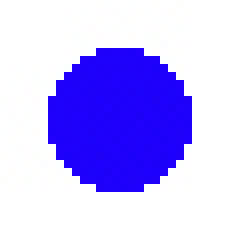
#> input picture 2_features/images/hog_test/circle.jpg, 30 x 30 px (shown 8 times larger); its folder holds only this picture in this run
$ python 2_features_4.py   (older library calls are emulated)
#> lines starting #> are read from the running program, lines starting #| are printed output that depends on the picture; after the words box and inside, x2 and y2 are one past the last pixel; in counts of white or black regions, pixels touching at a corner belong together
#> further down, test is the input picture: shape (30, 30, 3); mean B, G, R 253.7, 182.5, 190.9
import numpy as np
import cv2
import glob
import matplotlib
matplotlib.use('TkAgg')
import matplotlib.pyplot as plt

###############################################################
#
# Write your own descriptor / Histogram of Oriented Gradients
#
###############################################################


def plot_histogram(hist, bins):
    width = 0.7 * (bins[1] - bins[0])
    center = (bins[:-1] + bins[1:]) / 2
    plt.bar(center, hist, align='center', width=width)
    plt.show()


def compute_simple_hog(imgcolor, keypoints):
    # convert color to gray image and extract feature in gray
    img_grey = cv2.cvtColor(imgcolor, cv2.COLOR_BGR2GRAY)
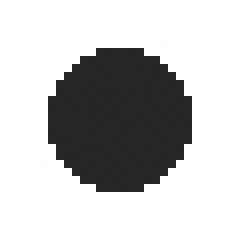
#> img_grey: shape (30, 30) (shown 8 times larger); min 37, max 255, mean 193.1

    # compute x and y gradients
    sobelx = cv2.Sobel(img_grey, cv2.CV_64F, 1, 0, ksize=5)
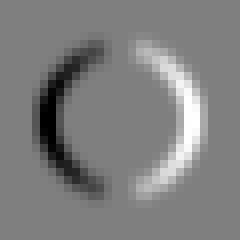
#> sobelx: shape (30, 30) float64 (shown 8 times larger); min -10420, max 10431, mean 0.7; drawn with min black and max white
    sobely = cv2.Sobel(img_grey, cv2.CV_64F, 0, 1, ksize=5)
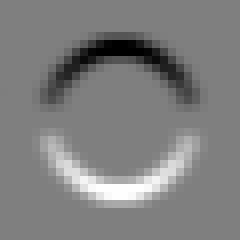
#> sobely: shape (30, 30) float64 (shown 8 times larger); min -10416, max 10431, mean 0.6; drawn with min black and max white

    # compute magnitude and angle of the gradients
    magnitudes = cv2.magnitude(sobelx, sobely)
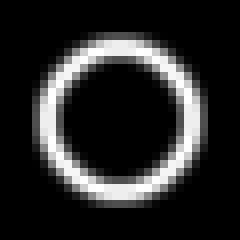
#> magnitudes: shape (30, 30) float64 (shown 8 times larger); min 0, max 11132.3, mean 1750.8; drawn with min black and max white
    # angles = cv2.phase(sobelx, sobely, angleInDegrees=True)
    angles = cv2.phase(sobelx, sobely)
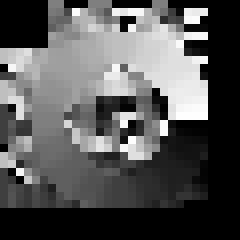
#> angles: shape (30, 30) float64 (shown 8 times larger); min 0, max 6.28, mean 2.12; drawn with min black and max white

    # go through all keypoints and and compute feature vector
    descr = np.zeros((len(keypoints), 8), np.float32)
    count = 0
    for kp in keypoints:
        # create histogram of angle in sub window BUT only where magnitude of gradients is non zero! Why? Find an
        # answer to that question use np.histogram
        sub_window_magnitudes = magnitudes[10:20:, 10:20:]
        sub_window_angles = angles[10:20:, 10:20:]
        angle_for_histogram = np.extract(sub_window_magnitudes, sub_window_angles)

        # print("collected angles: ", angle_for_histogram)
        (hist, bins) = np.histogram(angle_for_histogram, np.linspace(0, 2 * np.pi, 9))
        # print("histogram: ", hist)

        plot_histogram(hist, bins)
        descr[count] = hist
        count += 1
#> this loop made 1 pass
#> (hist, bins, width in plot_histogram, center in plot_histogram) on pass 1: ([18, 11, 5, 16, 19, 10, 10, 11], [0, 0.785, 1.57, 2.36, 3.14, 3.93, 4.71, 5.5, 6.28], 0.55, [0.393, 1.18, 1.96, 2.75, 3.53, 4.32, 5.11, 5.89])
#> pass 1, in plot_histogram, `plt.show()`:
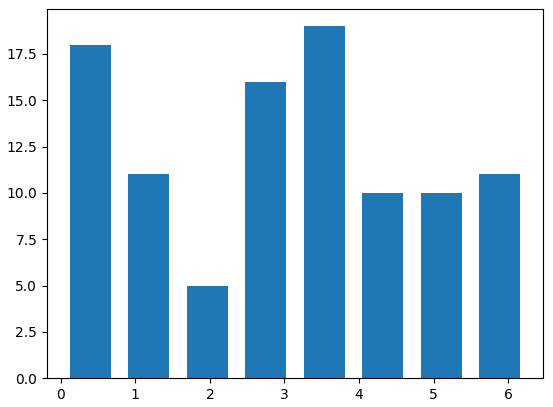
#> figure drawn by matplotlib, 1 panel; tallest bar 19 high, from x = 3.26 to 3.81
#> after the loop, count = 1

    return descr


keypoints = [cv2.KeyPoint(15, 15, 11)]

# test for all test images
images = glob.glob('./images/hog_test/*.jpg')
for img in images:
    print("for img: ", img)
    test = cv2.imread(img)
    descriptor = compute_simple_hog(test, keypoints)
    print(descriptor)
#| [[18. 11.  5. 16. 19. 10. 10. 11.]]

$ run again, on 2_features/images/hog_test/diag.jpg
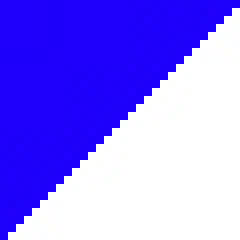
#> input picture 2_features/images/hog_test/diag.jpg, 30 x 30 px (shown 8 times larger)
#> test is the input picture: shape (30, 30, 3); mean B, G, R 252.9, 123.3, 138.9
#> in compute_simple_hog, `angles = cv2.phase(sobelx, sobely)`:
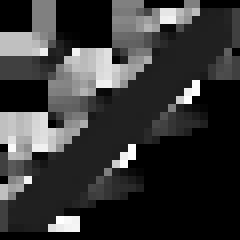
#> angles: shape (30, 30) float64 (shown 8 times larger); min 0, max 6.24, mean 1.34; drawn with min black and max white
#> the loop in compute_simple_hog, `for kp in keypoints:` made 1 pass
#> (hist, bins, width in plot_histogram, center in plot_histogram) on pass 1: ([43, 37, 3, 1, 4, 2, 1, 5], [0, 0.785, 1.57, 2.36, 3.14, 3.93, 4.71, 5.5, 6.28], 0.55, [0.393, 1.18, 1.96, 2.75, 3.53, 4.32, 5.11, 5.89])
#> pass 1, in plot_histogram, `plt.show()`:
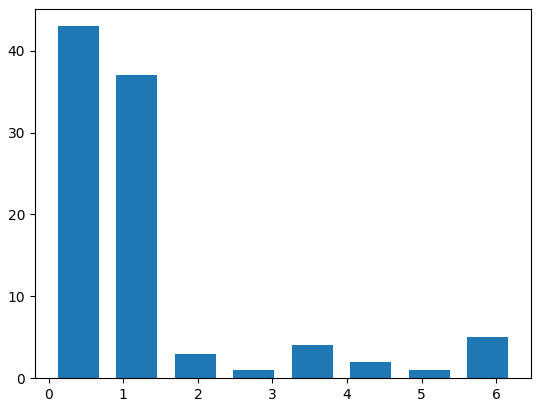
#> figure drawn by matplotlib, 1 panel; tallest bar 43 high, from x = 0.118 to 0.668
#> after the loop in compute_simple_hog, `for kp in keypoints:`: count = 1
#| [[43. 37.  3.  1.  4.  2.  1.  5.]]

$ run again, on 2_features/images/hog_test/horiz.jpg
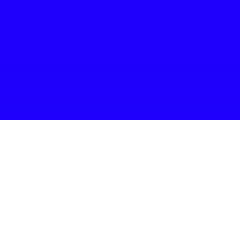
#> input picture 2_features/images/hog_test/horiz.jpg, 30 x 30 px (shown 8 times larger)
#> test is the input picture: shape (30, 30, 3); mean B, G, R 253.3, 127.6, 142.9
#> in compute_simple_hog, `img_grey = cv2.cvtColor(imgcolor, cv2.COLOR_BGR2GRAY)`:
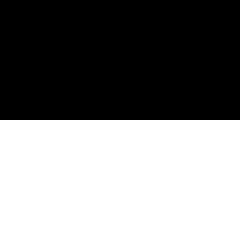
#> img_grey: shape (30, 30) (shown 8 times larger); values 38 (black) and 255 (white), 50% white; 1 white region, box (x1, y1, x2, y2) and area: (0, 15, 30, 30) 450
#> sobelx: shape (30, 30) float64; every value is 0
#> angles: shape (30, 30) float64; values 0 (black) and 1.57 (white), 13.3% white; 1 white region, box (x1, y1, x2, y2) and area: (0, 13, 30, 17) 120
#> the loop in compute_simple_hog, `for kp in keypoints:` made 1 pass
#> (hist, bins, width in plot_histogram, center in plot_histogram) on pass 1: ([0, 0, 40, 0, 0, 0, 0, 0], [0, 0.785, 1.57, 2.36, 3.14, 3.93, 4.71, 5.5, 6.28], 0.55, [0.393, 1.18, 1.96, 2.75, 3.53, 4.32, 5.11, 5.89])
#> pass 1, in plot_histogram, `plt.show()`:
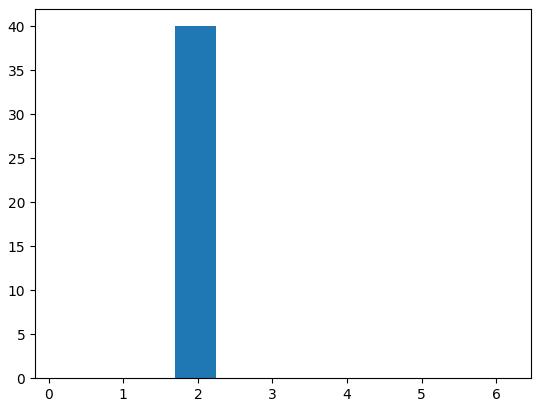
#> figure drawn by matplotlib, 1 panel; tallest bar 40 high, from x = 1.69 to 2.24
#> after the loop in compute_simple_hog, `for kp in keypoints:`: count = 1
#| [[ 0.  0. 40.  0.  0.  0.  0.  0.]]

$ run again, on 2_features/images/hog_test/vert.jpg
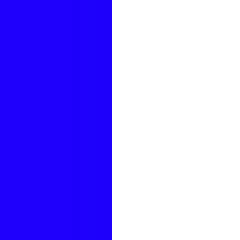
#> input picture 2_features/images/hog_test/vert.jpg, 30 x 30 px (shown 8 times larger)
#> test is the input picture: shape (30, 30, 3); mean B, G, R 253.4, 136, 150.3
#> sobely: shape (30, 30) float64; every value is 0
#> in compute_simple_hog, `angles = cv2.phase(sobelx, sobely)`:
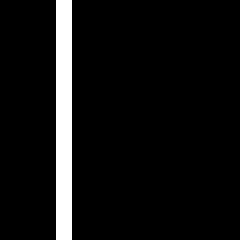
#> angles: shape (30, 30) float64 (shown 8 times larger); values 0 (black) and 3.14 (white), 6.7% white in thin lines or dots, all inside (x1, y1, x2, y2) = (7, 0, 9, 30)
#> the loop in compute_simple_hog, `for kp in keypoints:` made 1 pass
#> (hist, bins, width in plot_histogram, center in plot_histogram) on pass 1: ([50, 0, 0, 0, 0, 0, 0, 0], [0, 0.785, 1.57, 2.36, 3.14, 3.93, 4.71, 5.5, 6.28], 0.55, [0.393, 1.18, 1.96, 2.75, 3.53, 4.32, 5.11, 5.89])
#> pass 1, in plot_histogram, `plt.show()`:
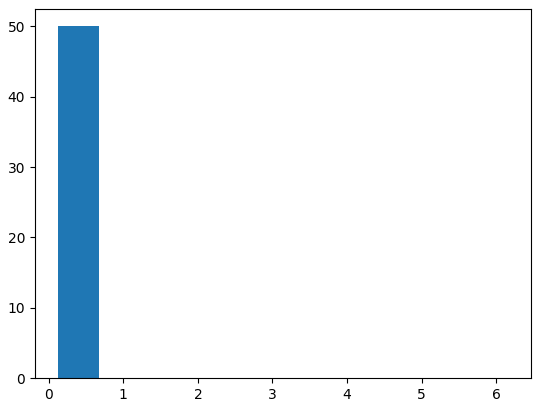
#> figure drawn by matplotlib, 1 panel; tallest bar 50 high, from x = 0.118 to 0.668
#> after the loop in compute_simple_hog, `for kp in keypoints:`: count = 1
#| [[50.  0.  0.  0.  0.  0.  0.  0.]]
